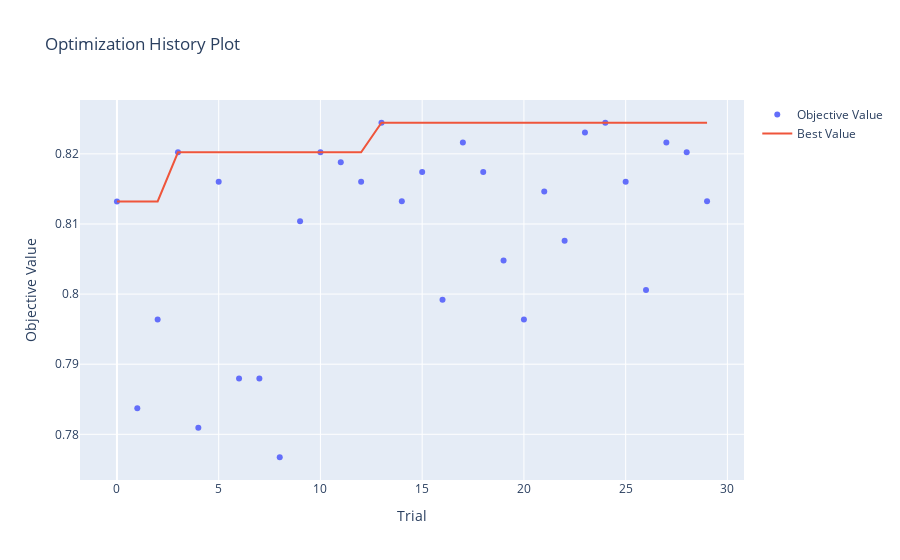
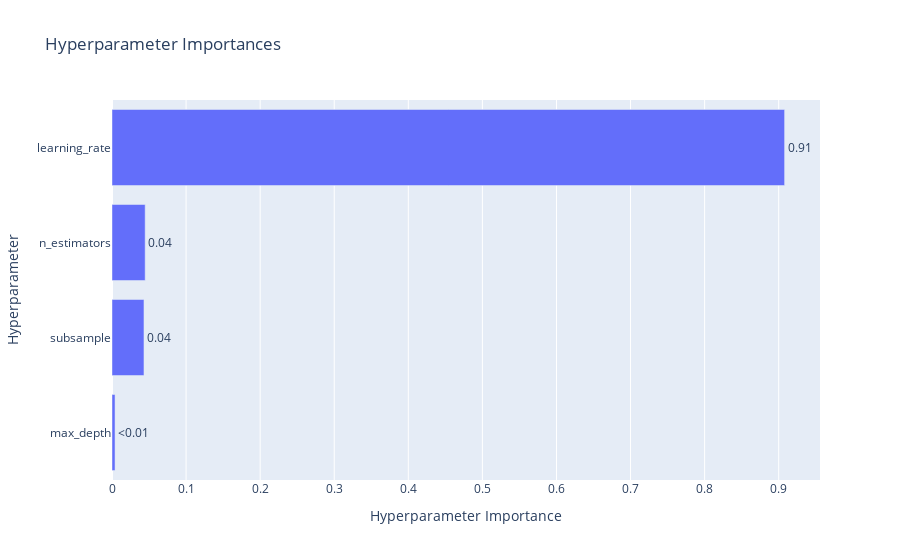

These figures' notebook cell, in order:
### Code cell
# ---------------------------
# 1. 라이브러리 불러오기
# ---------------------------
import pandas as pd
import numpy as np
import optuna

from sklearn.model_selection import train_test_split, cross_val_score
from sklearn.preprocessing import LabelEncoder
from sklearn.metrics import accuracy_score, f1_score, roc_auc_score

from xgboost import XGBClassifier

# ---------------------------
# 2. 데이터 불러오기 및 전처리
# ---------------------------
# scikit-learn에서 예제 데이터 대신 Kaggle Titanic 데이터를 사용
url = "https://raw.githubusercontent.com/datasciencedojo/datasets/master/titanic.csv"
df = pd.read_csv(url)

# 간단한 전처리
df["Age"].fillna(df["Age"].median(), inplace=True)
df["Embarked"].fillna("S", inplace=True)

# Label Encoding (Sex, Embarked)
le = LabelEncoder()
df["Sex"] = le.fit_transform(df["Sex"])
df["Embarked"] = le.fit_transform(df["Embarked"])

# Feature & Target 정의
X = df[["Pclass", "Sex", "Age", "SibSp", "Parch", "Fare", "Embarked"]]
y = df["Survived"]

# Train/Test Split
X_train, X_test, y_train, y_test = train_test_split(X, y, test_size=0.2, random_state=42)

# ---------------------------
# 3. Optuna Objective 함수
# ---------------------------
def objective(trial):
    # 탐색할 파라미터 정의
    param = {
        "max_depth": trial.suggest_int("max_depth", 3, 10),
        "learning_rate": trial.suggest_float("learning_rate", 0.01, 0.3),
        "subsample": trial.suggest_float("subsample", 0.5, 1.0),
        "n_estimators": trial.suggest_int("n_estimators", 50, 300),
        "use_label_encoder": False,
        "eval_metric": "logloss",
    }
    
    # 모델 정의
    model = XGBClassifier(**param)
    
    # 교차검증으로 성능 평가
    scores = cross_val_score(model, X_train, y_train, cv=3, scoring="accuracy")
    accuracy = scores.mean()
    
    return accuracy

# ---------------------------
# 4. Study 생성 및 최적화
# ---------------------------
study = optuna.create_study(direction="maximize")  # Accuracy를 최대화
study.optimize(objective, n_trials=30)

# ---------------------------
# 5. 최적 파라미터 확인
# ---------------------------
print("Best trial:")
trial = study.best_trial
print("  Value (Accuracy): {:.4f}".format(trial.value))
print("  Params: ")
for key, value in trial.params.items():
    print(f"    {key}: {value}")

# ---------------------------
# 6. 최적 파라미터로 최종 모델 학습 및 평가
# ---------------------------
best_params = trial.params
best_params["use_label_encoder"] = False
best_params["eval_metric"] = "logloss"

best_model = XGBClassifier(**best_params)
best_model.fit(X_train, y_train)
y_pred = best_model.predict(X_test)

# Accuracy, F1, AUC 계산
accuracy = accuracy_score(y_test, y_pred)
f1 = f1_score(y_test, y_pred)
auc = roc_auc_score(y_test, y_pred)

print("\nTest Accuracy: {:.4f}".format(accuracy))
print("Test F1 Score: {:.4f}".format(f1))
print("Test AUC: {:.4f}".format(auc))

# ---------------------------
# 7. 성능 변화 시각화
# ---------------------------
import optuna.visualization as vis

# 최적화 히스토리
fig1 = vis.plot_optimization_history(study)
fig1.show()

# 파라미터 중요도
fig2 = vis.plot_param_importances(study)
fig2.show()

# 필요하면 이미지 저장
fig1.write_image("optimization_history.png")
fig2.write_image("param_importances.png")

### Figure 1 — Plotly figure (JSON) as saved in the notebook; plotly's stock layout.template omitted (floating-point values rounded to 4 significant figures)
{"data": [{"mode": "markers", "name": "Objective Value", "type": "scatter", "x": [0, 1, 2, 3, 4, 5, 6, 7, 8, 9, 10, 11, 12, 13, 14, 15, 16, 17, 18, 19, 20, 21, 22, 23, 24, 25, 26, 27, 28, 29], "y": [0.8132, 0.7837, 0.7964, 0.8202, 0.7809, 0.816, 0.7879, 0.788, 0.7767, 0.8104, 0.8202, 0.8188, 0.816, 0.8244, 0.8132, 0.8174, 0.7992, 0.8216, 0.8174, 0.8048, 0.7964, 0.8146, 0.8076, 0.8231, 0.8244, 0.816, 0.8006, 0.8216, 0.8202, 0.8132]}, {"mode": "lines", "name": "Best Value", "type": "scatter", "x": [0, 1, 2, 3, 4, 5, 6, 7, 8, 9, 10, 11, 12, 13, 14, 15, 16, 17, 18, 19, 20, 21, 22, 23, 24, 25, 26, 27, 28, 29], "y": [0.8132, 0.8132, 0.8132, 0.8202, 0.8202, 0.8202, 0.8202, 0.8202, 0.8202, 0.8202, 0.8202, 0.8202, 0.8202, 0.8244, 0.8244, 0.8244, 0.8244, 0.8244, 0.8244, 0.8244, 0.8244, 0.8244, 0.8244, 0.8244, 0.8244, 0.8244, 0.8244, 0.8244, 0.8244, 0.8244]}, {"marker": {"color": "#cccccc"}, "mode": "markers", "name": "Infeasible Trial", "showlegend": false, "type": "scatter", "x": [], "y": []}], "layout": {"autosize": true, "title": {"text": "Optimization History Plot"}, "xaxis": {"autorange": true, "range": [-1.925, 30.93], "title": {"text": "Trial"}, "type": "linear"}, "yaxis": {"autorange": true, "range": [0.7728, 0.8284], "title": {"text": "Objective Value"}, "type": "linear"}}}

### Figure 2 — Plotly figure (JSON) as saved in the notebook; plotly's stock layout.template omitted (floating-point values rounded to 4 significant figures)
{"data": [{"cliponaxis": false, "hovertemplate": ["max_depth (IntDistribution): 0.0041033646163404795<extra></extra>", "subsample (FloatDistribution): 0.043154113415928674<extra></extra>", "n_estimators (IntDistribution): 0.04477869224139398<extra></extra>", "learning_rate (FloatDistribution): 0.9079638297263368<extra></extra>"], "name": "Objective Value", "orientation": "h", "text": ["<0.01", "0.04", "0.04", "0.91"], "textposition": "outside", "type": "bar", "x": [0.004103, 0.04315, 0.04478, 0.908], "y": ["max_depth", "subsample", "n_estimators", "learning_rate"]}], "layout": {"autosize": true, "title": {"text": "Hyperparameter Importances"}, "xaxis": {"autorange": true, "range": [0, 0.9558], "title": {"text": "Hyperparameter Importance"}, "type": "linear"}, "yaxis": {"autorange": true, "range": [-0.5, 3.5], "title": {"text": "Hyperparameter"}, "type": "category"}}}
